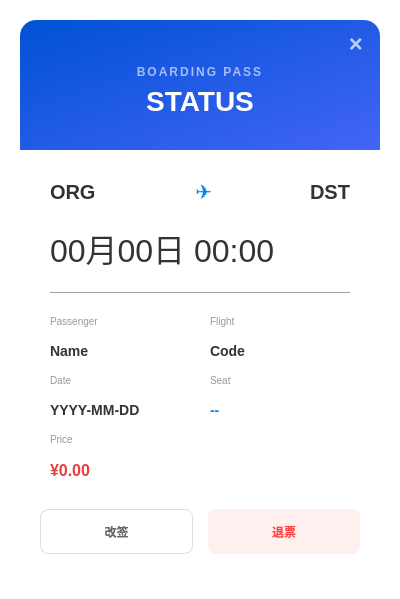
<?xml version="1.0" encoding="UTF-8"?>
<ui version="4.0">
 <class>OrderDetailDialog</class>
 <widget class="QDialog" name="OrderDetailDialog">
  <property name="geometry">
   <rect>
    <x>0</x>
    <y>0</y>
    <width>400</width>
    <height>580</height>
   </rect>
  </property>
  <property name="windowTitle">
   <string>订单详情</string>
  </property>
  <property name="styleSheet">
   <string notr="true">QDialog { background: transparent; }
QWidget { font-family: 'Microsoft YaHei', 'Arial'; }</string>
  </property>
  <layout class="QVBoxLayout" name="verticalLayout">
   <property name="spacing">
    <number>0</number>
   </property>
   <property name="leftMargin">
    <number>20</number>
   </property>
   <property name="topMargin">
    <number>20</number>
   </property>
   <property name="rightMargin">
    <number>20</number>
   </property>
   <property name="bottomMargin">
    <number>20</number>
   </property>
   <item>
    <widget class="QFrame" name="cardFrame">
     <property name="styleSheet">
      <string notr="true">#cardFrame {
	background: white;
	border-radius: 16px;
}</string>
     </property>
     <property name="frameShape">
      <enum>QFrame::StyledPanel</enum>
     </property>
     <property name="frameShadow">
      <enum>QFrame::Raised</enum>
     </property>
     <layout class="QVBoxLayout" name="verticalLayout_Card">
      <property name="spacing">
       <number>0</number>
      </property>
      <property name="leftMargin">
       <number>0</number>
      </property>
      <property name="topMargin">
       <number>0</number>
      </property>
      <property name="rightMargin">
       <number>0</number>
      </property>
      <property name="bottomMargin">
       <number>0</number>
      </property>
      <item>
       <!-- 顶部 Header 区域 -->
       <widget class="QFrame" name="headerFrame">
        <property name="minimumSize">
         <size>
          <width>0</width>
          <height>130</height>
         </size>
        </property>
        <property name="styleSheet">
         <string notr="true">/* 默认样式，具体颜色会在 CPP 中根据状态动态修改 */
#headerFrame {
	background: qlineargradient(x1:0, y1:0, x2:1, y2:1, stop:0 #0052D4, stop:1 #4364F7);
	border-top-left-radius: 16px;
	border-top-right-radius: 16px;
}</string>
        </property>
        <property name="frameShape">
         <enum>QFrame::NoFrame</enum>
        </property>
        <layout class="QVBoxLayout" name="verticalLayout_Header">
         <item>
          <layout class="QHBoxLayout" name="horizontalLayout_Top">
           <item>
            <spacer name="horizontalSpacer">
             <property name="orientation">
              <enum>Qt::Horizontal</enum>
             </property>
             <property name="sizeHint" stdset="0">
              <size>
               <width>40</width>
               <height>20</height>
              </size>
             </property>
            </spacer>
           </item>
           <item>
            <widget class="QPushButton" name="btnClose">
             <property name="minimumSize">
              <size>
               <width>30</width>
               <height>30</height>
              </size>
             </property>
             <property name="cursor">
              <cursorShape>PointingHandCursor</cursorShape>
             </property>
             <property name="styleSheet">
              <string notr="true">color:rgba(255,255,255,0.7); font-size:24px; border:none; background:transparent; font-weight:bold;</string>
             </property>
             <property name="text">
              <string>×</string>
             </property>
            </widget>
           </item>
          </layout>
         </item>
         <item>
          <widget class="QLabel" name="label_boarding">
           <property name="styleSheet">
            <string notr="true">color: rgba(255,255,255,0.6); font-size: 12px; letter-spacing: 2px; font-weight: bold;</string>
           </property>
           <property name="text">
            <string>BOARDING PASS</string>
           </property>
           <property name="alignment">
            <set>Qt::AlignCenter</set>
           </property>
          </widget>
         </item>
         <item>
          <widget class="QLabel" name="lblStatusBig">
           <property name="styleSheet">
            <string notr="true">color: white; font-size: 28px; font-weight: bold;</string>
           </property>
           <property name="text">
            <string>STATUS</string>
           </property>
           <property name="alignment">
            <set>Qt::AlignCenter</set>
           </property>
          </widget>
         </item>
         <item>
          <spacer name="verticalSpacer_H">
           <property name="orientation">
            <enum>Qt::Vertical</enum>
           </property>
           <property name="sizeHint" stdset="0">
            <size>
             <width>20</width>
             <height>40</height>
            </size>
           </property>
          </spacer>
         </item>
        </layout>
       </widget>
      </item>
      <item>
       <!-- 信息区域 -->
       <widget class="QWidget" name="infoContainer" native="true">
        <layout class="QVBoxLayout" name="verticalLayout_Info">
         <property name="spacing">
          <number>20</number>
         </property>
         <property name="leftMargin">
          <number>30</number>
         </property>
         <property name="topMargin">
          <number>30</number>
         </property>
         <property name="rightMargin">
          <number>30</number>
         </property>
         <property name="bottomMargin">
          <number>20</number>
         </property>
         <item>
          <layout class="QHBoxLayout" name="horizontalLayout_Route">
           <item>
            <widget class="QLabel" name="lblOrigin">
             <property name="styleSheet">
              <string notr="true">font-size: 20px; font-weight: bold; color: #333;</string>
             </property>
             <property name="text">
              <string>ORG</string>
             </property>
            </widget>
           </item>
           <item>
            <spacer name="horizontalSpacer_2">
             <property name="orientation">
              <enum>Qt::Horizontal</enum>
             </property>
             <property name="sizeHint" stdset="0">
              <size>
               <width>40</width>
               <height>20</height>
              </size>
             </property>
            </spacer>
           </item>
           <item>
            <widget class="QLabel" name="label_arrow">
             <property name="styleSheet">
              <string notr="true">color: #0086F6; font-size: 20px;</string>
             </property>
             <property name="text">
              <string>✈</string>
             </property>
            </widget>
           </item>
           <item>
            <spacer name="horizontalSpacer_3">
             <property name="orientation">
              <enum>Qt::Horizontal</enum>
             </property>
             <property name="sizeHint" stdset="0">
              <size>
               <width>40</width>
               <height>20</height>
              </size>
             </property>
            </spacer>
           </item>
           <item>
            <widget class="QLabel" name="lblDest">
             <property name="styleSheet">
              <string notr="true">font-size: 20px; font-weight: bold; color: #333;</string>
             </property>
             <property name="text">
              <string>DST</string>
             </property>
             <property name="alignment">
              <set>Qt::AlignRight|Qt::AlignTrailing|Qt::AlignVCenter</set>
             </property>
            </widget>
           </item>
          </layout>
         </item>
         <item>
          <widget class="QLabel" name="lblDepTime">
           <property name="styleSheet">
            <string notr="true">font-size: 32px; font-weight: 300; color: #333;</string>
           </property>
           <property name="text">
            <string>00月00日 00:00</string>
           </property>
          </widget>
         </item>
         <item>
          <widget class="Line" name="line">
           <property name="orientation">
            <enum>Qt::Horizontal</enum>
           </property>
          </widget>
         </item>
         <item>
          <layout class="QGridLayout" name="gridLayout_Details">
           <property name="verticalSpacing">
            <number>15</number>
           </property>
           <item row="3" column="1">
            <widget class="QLabel" name="lblSeat">
             <property name="styleSheet">
              <string notr="true">color:#0086F6; font-size:14px; font-weight:bold;</string>
             </property>
             <property name="text">
              <string>--</string>
             </property>
            </widget>
           </item>
           <item row="0" column="1">
            <widget class="QLabel" name="label_t2">
             <property name="styleSheet">
              <string notr="true">color:#999; font-size:10px; text-transform: uppercase;</string>
             </property>
             <property name="text">
              <string>Flight</string>
             </property>
            </widget>
           </item>
           <item row="2" column="0">
            <widget class="QLabel" name="label_t3">
             <property name="styleSheet">
              <string notr="true">color:#999; font-size:10px; text-transform: uppercase;</string>
             </property>
             <property name="text">
              <string>Date</string>
             </property>
            </widget>
           </item>
           <item row="5" column="0">
            <widget class="QLabel" name="lblPrice">
             <property name="styleSheet">
              <string notr="true">color:#E53E3E; font-size:16px; font-weight:bold;</string>
             </property>
             <property name="text">
              <string>¥0.00</string>
             </property>
            </widget>
           </item>
           <item row="3" column="0">
            <widget class="QLabel" name="lblDate">
             <property name="styleSheet">
              <string notr="true">color:#333; font-size:14px; font-weight:bold;</string>
             </property>
             <property name="text">
              <string>YYYY-MM-DD</string>
             </property>
            </widget>
           </item>
           <item row="0" column="0">
            <widget class="QLabel" name="label_t1">
             <property name="styleSheet">
              <string notr="true">color:#999; font-size:10px; text-transform: uppercase;</string>
             </property>
             <property name="text">
              <string>Passenger</string>
             </property>
            </widget>
           </item>
           <item row="1" column="0">
            <widget class="QLabel" name="lblPassengerName">
             <property name="styleSheet">
              <string notr="true">color:#333; font-size:14px; font-weight:bold;</string>
             </property>
             <property name="text">
              <string>Name</string>
             </property>
            </widget>
           </item>
           <item row="2" column="1">
            <widget class="QLabel" name="label_t4">
             <property name="styleSheet">
              <string notr="true">color:#999; font-size:10px; text-transform: uppercase;</string>
             </property>
             <property name="text">
              <string>Seat</string>
             </property>
            </widget>
           </item>
           <item row="4" column="0">
            <widget class="QLabel" name="label_t5">
             <property name="styleSheet">
              <string notr="true">color:#999; font-size:10px; text-transform: uppercase;</string>
             </property>
             <property name="text">
              <string>Price</string>
             </property>
            </widget>
           </item>
           <item row="1" column="1">
            <widget class="QLabel" name="lblFlightCode">
             <property name="styleSheet">
              <string notr="true">color:#333; font-size:14px; font-weight:bold;</string>
             </property>
             <property name="text">
              <string>Code</string>
             </property>
            </widget>
           </item>
          </layout>
         </item>
        </layout>
       </widget>
      </item>
      <item>
       <spacer name="verticalSpacer">
        <property name="orientation">
         <enum>Qt::Vertical</enum>
        </property>
        <property name="sizeHint" stdset="0">
         <size>
          <width>20</width>
          <height>40</height>
         </size>
        </property>
       </spacer>
      </item>
      <item>
       <!-- 按钮区域，代码中会控制 hidden -->
       <widget class="QWidget" name="btnContainer" native="true">
        <layout class="QHBoxLayout" name="horizontalLayout_Btns">
         <property name="spacing">
          <number>15</number>
         </property>
         <property name="leftMargin">
          <number>20</number>
         </property>
         <property name="rightMargin">
          <number>20</number>
         </property>
         <property name="bottomMargin">
          <number>25</number>
         </property>
         <item>
          <widget class="QPushButton" name="btnReschedule">
           <property name="minimumSize">
            <size>
             <width>0</width>
             <height>45</height>
            </size>
           </property>
           <property name="cursor">
            <cursorShape>PointingHandCursor</cursorShape>
           </property>
           <property name="styleSheet">
            <string notr="true">QPushButton { background: white; border: 1px solid #DDD; color: #666; border-radius: 8px; font-weight:bold; } QPushButton:hover { border-color: #999; color: #333; }</string>
           </property>
           <property name="text">
            <string>改签</string>
           </property>
          </widget>
         </item>
         <item>
          <widget class="QPushButton" name="btnRefund">
           <property name="minimumSize">
            <size>
             <width>0</width>
             <height>45</height>
            </size>
           </property>
           <property name="cursor">
            <cursorShape>PointingHandCursor</cursorShape>
           </property>
           <property name="styleSheet">
            <string notr="true">QPushButton { background: #FFF0F0; border: none; color: #FF4444; border-radius: 8px; font-weight:bold; } QPushButton:hover { background: #FFE0E0; }</string>
           </property>
           <property name="text">
            <string>退票</string>
           </property>
          </widget>
         </item>
        </layout>
       </widget>
      </item>
     </layout>
    </widget>
   </item>
  </layout>
 </widget>
 <resources/>
 <connections/>
</ui>
